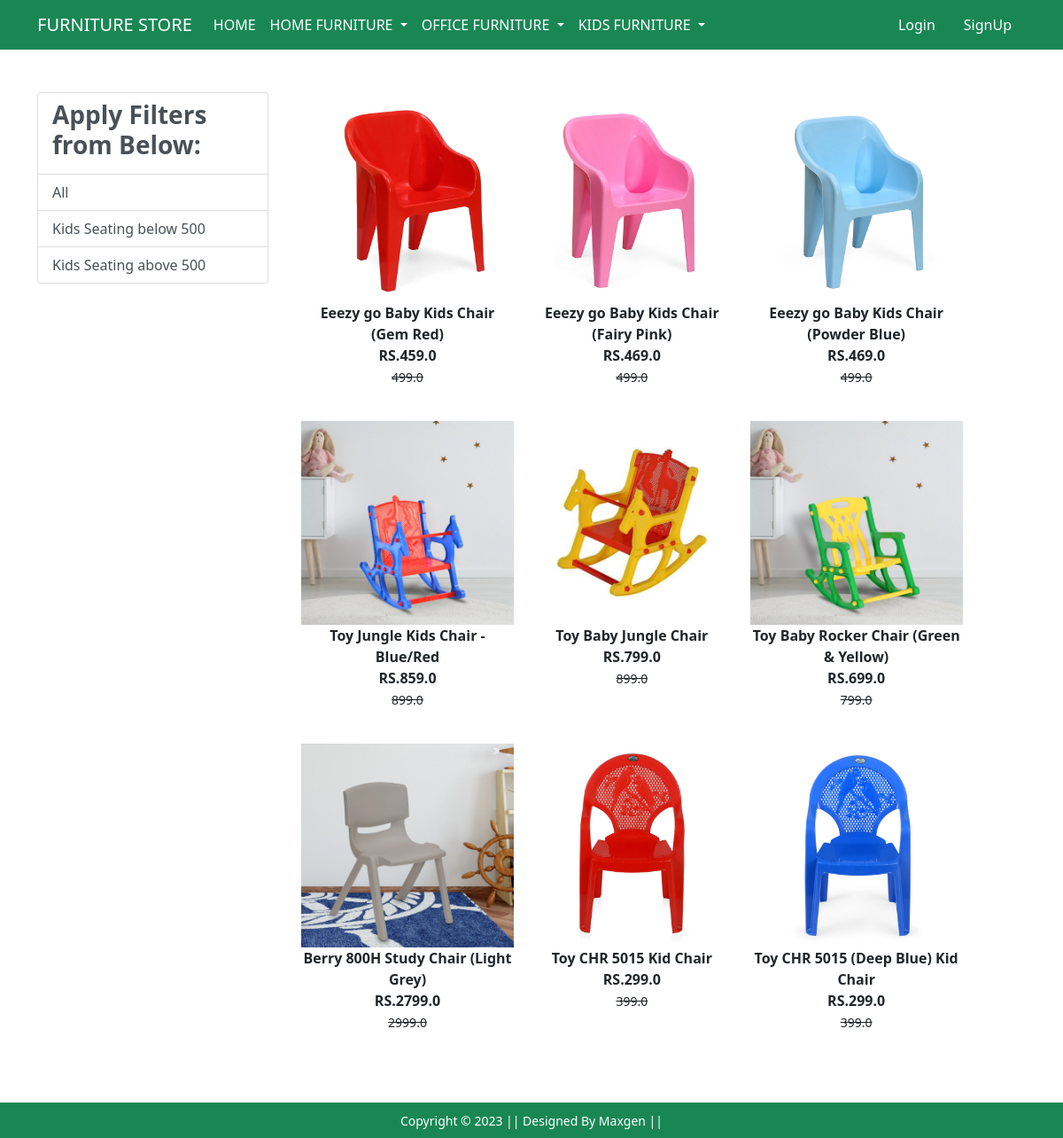
Screenshot of /kidsseating/ with the database file from the repository.
### app/models.py (models this page shows, shortened)
class Product(models.Model):
    title =models.CharField(max_length=100)
    selling_price =models.FloatField()
    discounted_price = models.FloatField()
    description = models.TextField()
    brand = models.CharField(max_length=100)
    category= models.CharField(choices=CATEGORY_CHOICES,max_length=5)
    product_image = models.ImageField(upload_to ="productimg")

### app/views.py (the view)
# urls.py: path('kidsseating/', views.kidsseating, name='kidsseating'),
def kidsseating(request, data=None):
    totalitem=0
    if data == None:
        kidsseating = Product.objects.filter(category='kst')
    elif data=='Manyawar' or data=='Nykaa_Fashion':
        kidsseating = Product.objects.filter(category='kst').filter(brand=data)
    elif data=='below':
        kidsseating=Product.objects.filter(category='kst').filter(discounted_price__lt=500)
    elif data=='above':
        kidsseating=Product.objects.filter(category='kst').filter(discounted_price__gt=500)
    if request.user.is_authenticated:
         totalitem= len(Cart.objects.filter(user=request.user))
    return render(request, 'app/kidsseating.html',{'kidsseating':kidsseating,'totalitem':totalitem})

### app/templates/app/kidsseating.html (shortened to what this page needs)
{% extends 'app/base.html' %}
{% load static %}
{% block main-content %}
<body>
<div class="container my-5  ">
 <div class="row">
  <div class="col-sm-3">
    <div class="list-group">
        <a href="#" class="list-group-item
         list-group-item-action" aria-current="true" ><h3 class="fw-bold">Apply Filters from Below:</h3></a>
        <a href="{% url 'kidsseating' %}" class="list-group-item
         list-group-item-action" aria-current="true">All</a>
         <a href="{% url 'kidsseatingdata' 'below' %}" class="list-group-item
         list-group-item-action" aria-current="true">Kids Seating below 500</a>
         <a href="{% url 'kidsseatingdata' 'above' %}" class="list-group-item
         list-group-item-action" aria-current="true">Kids Seating above 500</a>
    </div>
  </div>
  <div class="col-sm-8">
      <div class="row">
          {% for product in kidsseating %}
           <div class="col-sm-4 text-center mb-4">
               <a href="{% url 'product-detail' product.id %}" class="btn">
                   <div class="item">
                       <img src="{{product.product_image.url}}" alt="" height="230" width="240" class="">
                       <div class="fw-bold">{{product.description}}</div>
                       <div class="fw-bold">RS.{{product.discounted_price}}</div>
                       <small class="fw-light text-decoration-line-through">{{product.selling_price}}</small>
                   </div>
                </a>
            </div>
            {% endfor %}
        </div>
  </div>
 </div>
</div>
</body>
{% endblock main-content %}

### rows the page displays
Product: product_image (picture), description "Eeezy go Baby Kids Chair (Gem Red)", discounted_price "459.0", selling_price "499.0"
Product: product_image (picture), description "Eeezy go Baby Kids Chair (Fairy Pink)", discounted_price "469.0", selling_price "499.0"
Product: product_image (picture), description "Eeezy go Baby Kids Chair (Powder Blue)", discounted_price "469.0", selling_price "499.0"
Product: product_image (picture), description "Toy Jungle Kids Chair - Blue/Red", discounted_price "859.0", selling_price "899.0"
Product: product_image (picture), description "Toy Baby Jungle Chair", discounted_price "799.0", selling_price "899.0"
Product: product_image (picture), description "Toy Baby Rocker Chair (Green & Yellow)", discounted_price "699.0", selling_price "799.0"
Product: product_image (picture), description "Berry 800H Study Chair (Light Grey)", discounted_price "2799.0", selling_price "2999.0"
Product: product_image (picture), description "Toy CHR 5015 Kid Chair", discounted_price "299.0", selling_price "399.0"
Product: product_image (picture), description "Toy CHR 5015 (Deep Blue) Kid Chair", discounted_price "299.0", selling_price "399.0"
